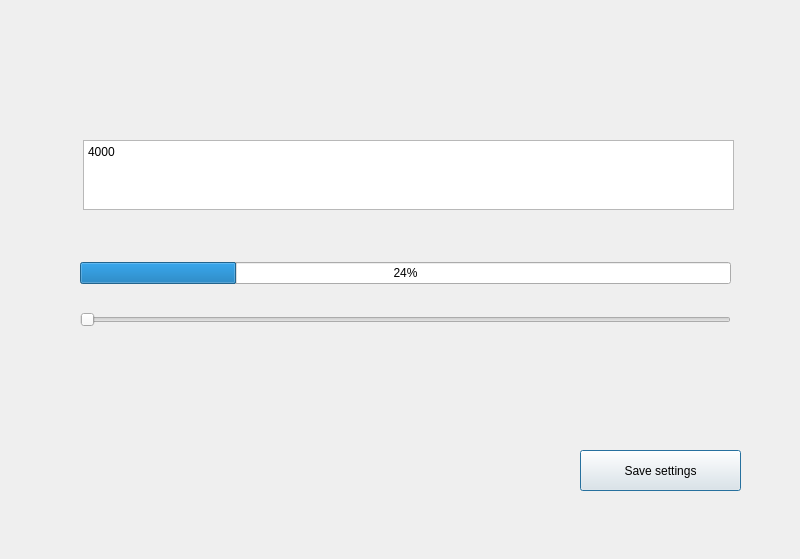
<?xml version="1.0" encoding="UTF-8"?>
<ui version="4.0">
 <class>DifficultyWindow</class>
 <widget class="QDialog" name="DifficultyWindow">
  <property name="geometry">
   <rect>
    <x>0</x>
    <y>0</y>
    <width>800</width>
    <height>559</height>
   </rect>
  </property>
  <property name="windowTitle">
   <string>Dialog</string>
  </property>
  <widget class="QPushButton" name="pushButton_Save">
   <property name="geometry">
    <rect>
     <x>580</x>
     <y>450</y>
     <width>161</width>
     <height>41</height>
    </rect>
   </property>
   <property name="text">
    <string>Save settings</string>
   </property>
  </widget>
  <widget class="QTextEdit" name="textEdit">
   <property name="geometry">
    <rect>
     <x>83</x>
     <y>140</y>
     <width>651</width>
     <height>70</height>
    </rect>
   </property>
   <property name="html">
    <string>&lt;!DOCTYPE HTML PUBLIC &quot;-//W3C//DTD HTML 4.0//EN&quot; &quot;http://www.w3.org/TR/REC-html40/strict.dtd&quot;&gt;
&lt;html&gt;&lt;head&gt;&lt;meta name=&quot;qrichtext&quot; content=&quot;1&quot; /&gt;&lt;meta charset=&quot;utf-8&quot; /&gt;&lt;style type=&quot;text/css&quot;&gt;
p, li { white-space: pre-wrap; }
hr { height: 1px; border-width: 0; }
li.unchecked::marker { content: &quot;\2610&quot;; }
li.checked::marker { content: &quot;\2612&quot;; }
&lt;/style&gt;&lt;/head&gt;&lt;body style=&quot; font-family:'Sans Serif'; font-size:9pt; font-weight:400; font-style:normal;&quot;&gt;
&lt;p style=&quot; margin-top:0px; margin-bottom:0px; margin-left:0px; margin-right:0px; -qt-block-indent:0; text-indent:0px;&quot;&gt;4000&lt;/p&gt;
&lt;p style=&quot;-qt-paragraph-type:empty; margin-top:0px; margin-bottom:0px; margin-left:0px; margin-right:0px; -qt-block-indent:0; text-indent:0px;&quot;&gt;&lt;br /&gt;&lt;/p&gt;&lt;/body&gt;&lt;/html&gt;</string>
   </property>
  </widget>
  <widget class="QWidget" name="layoutWidget">
   <property name="geometry">
    <rect>
     <x>80</x>
     <y>240</y>
     <width>651</width>
     <height>111</height>
    </rect>
   </property>
   <layout class="QVBoxLayout" name="verticalLayout">
    <item>
     <widget class="QProgressBar" name="progressBar">
      <property name="value">
       <number>24</number>
      </property>
     </widget>
    </item>
    <item>
     <widget class="QSlider" name="horizontalSlider">
      <property name="orientation">
       <enum>Qt::Horizontal</enum>
      </property>
     </widget>
    </item>
   </layout>
  </widget>
 </widget>
 <resources/>
 <connections/>
</ui>
